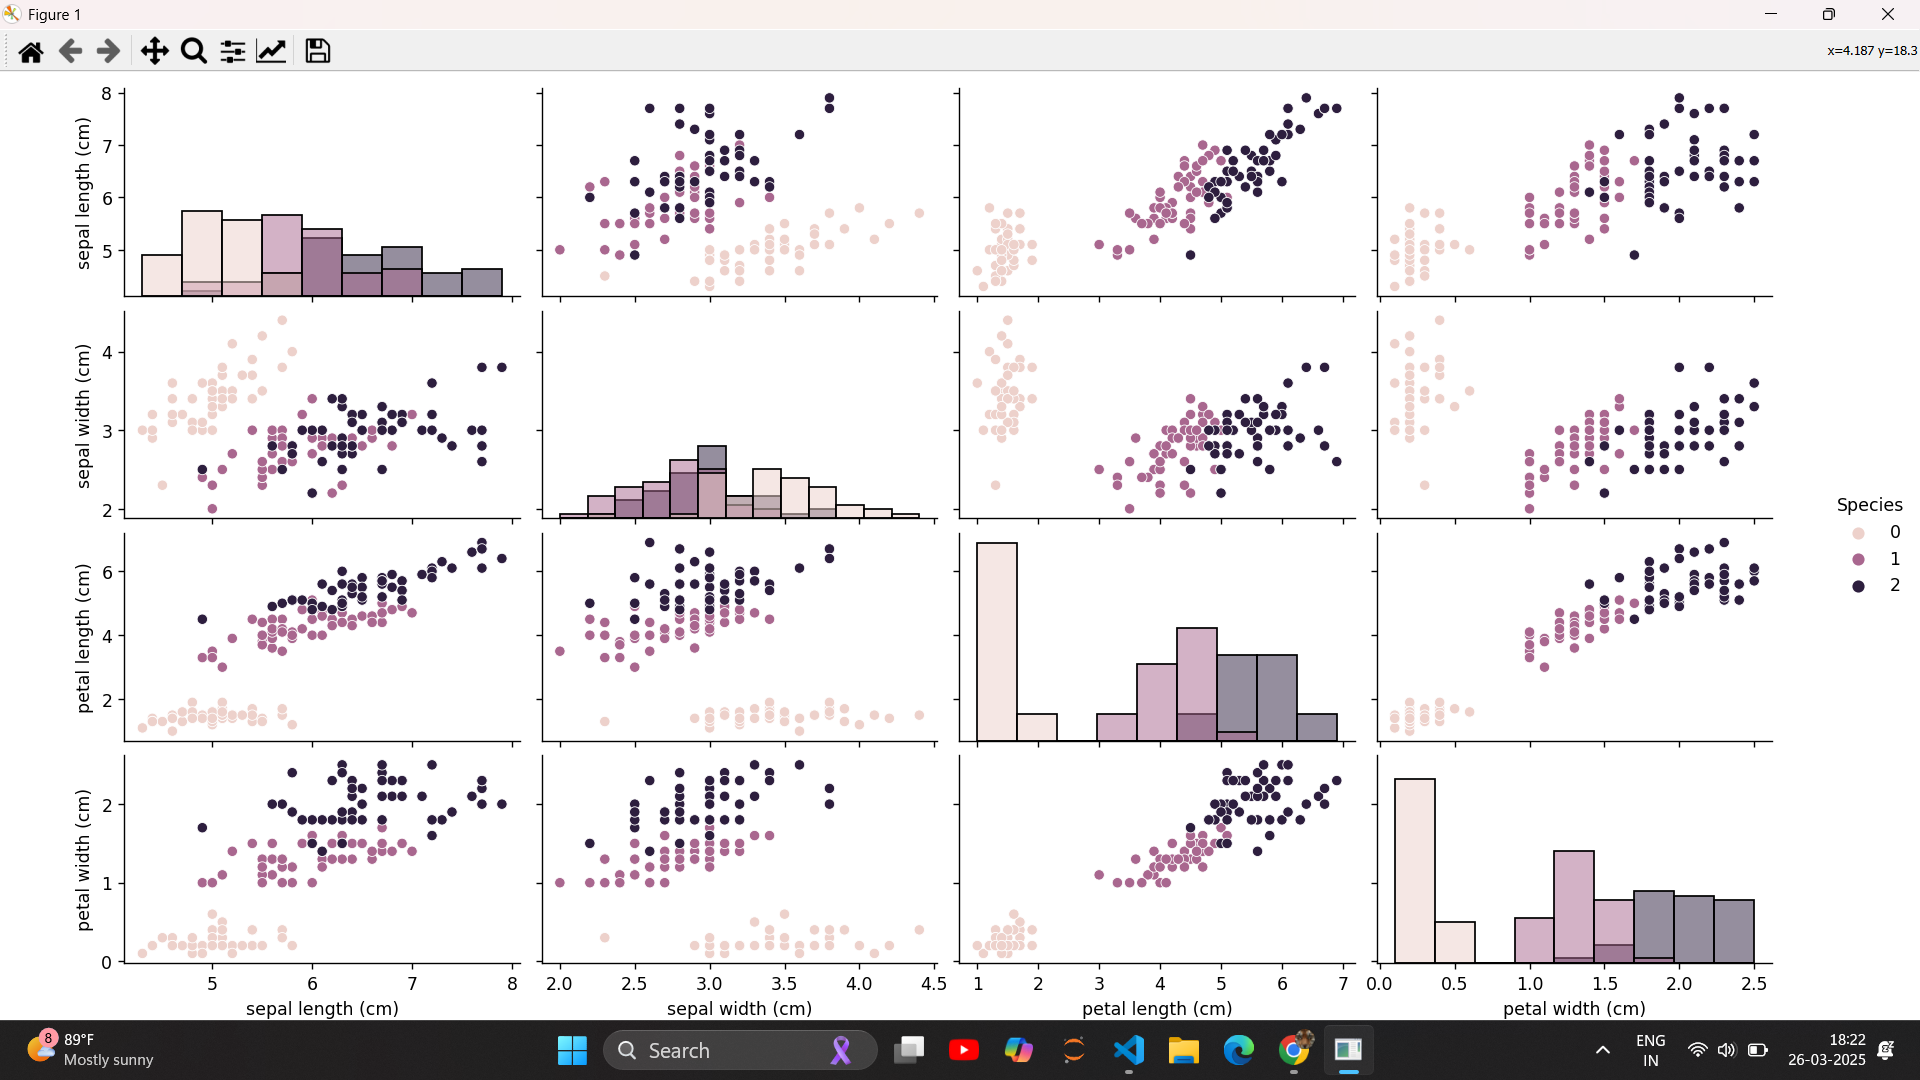

Source code (Python):
# Import necessary libraries
import numpy as np
import pandas as pd
import matplotlib.pyplot as plt
import seaborn as sns
from sklearn import datasets
from sklearn.model_selection import train_test_split
from sklearn.linear_model import LogisticRegression
from sklearn.metrics import accuracy_score

# Load Iris dataset
iris = datasets.load_iris()

# Convert to DataFrame
df = pd.DataFrame(iris.data, columns=iris.feature_names)
df['Species'] = iris.target  # 0: Setosa, 1: Versicolor, 2: Virginica

# Display first few rows
print("First 5 rows of the dataset:")
print(df.head())

# Define features (X) and target (y)
X = iris.data  # Features: sepal/petal length & width
y = iris.target  # Labels: 0, 1, or 2 (species)

# Split into train-test (80% training, 20% testing)
X_train, X_test, y_train, y_test = train_test_split(X, y, test_size=0.2, random_state=42)

# Create and train Logistic Regression model
model = LogisticRegression(max_iter=200)
model.fit(X_train, y_train)

# Predict species on test data
y_pred = model.predict(X_test)

# Calculate accuracy
accuracy = accuracy_score(y_test, y_pred)
print(f"\nModel Accuracy: {accuracy * 100:.2f}%")

# Visualize data distribution
sns.pairplot(df, hue='Species', diag_kind='hist')
plt.show()
